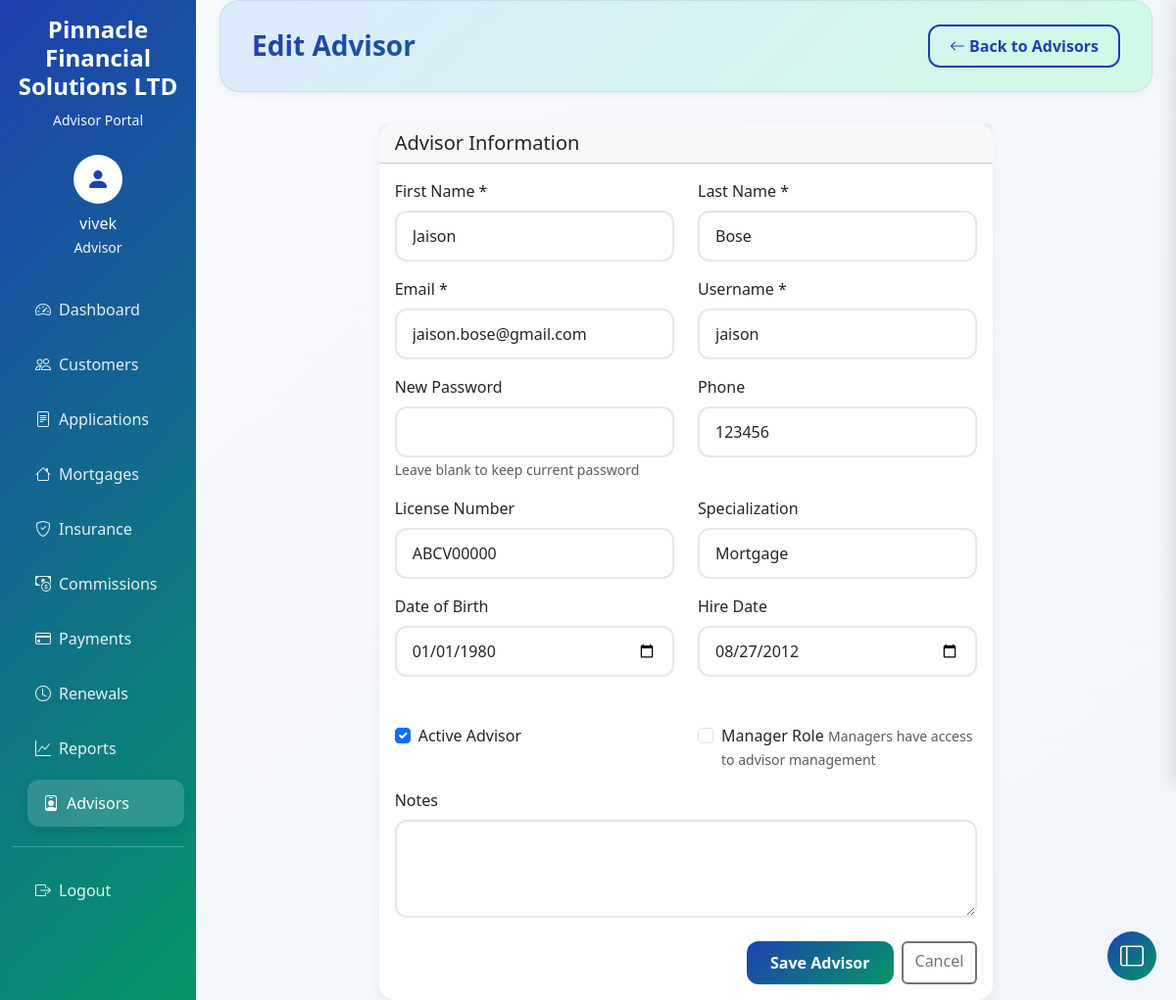
Screenshot of /advisor/2/edit/ (signed in) with the database file from the repository.
### crm/models.py (models this page shows, shortened)
class Advisor(AbstractUser):
    date_of_birth = models.DateField(null=True, blank=True)
    phone = models.CharField(max_length=20, blank=True)
    license_number = models.CharField(max_length=50, unique=True, null=True, blank=True)
    specialization = models.CharField(
        max_length=100,
        blank=True,
        help_text='e.g., Mortgages, Life Insurance, Property Insurance'
    )
    hire_date = models.DateField(default=timezone.now)
    active = models.BooleanField(default=True)
    created_at = models.DateTimeField(auto_now_add=True)
    updated_at = models.DateTimeField(auto_now=True)
    is_manager = models.BooleanField(default=False)
    notes = models.TextField(blank=True, null=True)
    email = models.EmailField(unique=True, blank=False)
    first_name = models.CharField(max_length=50, blank=False)
    last_name = models.CharField(max_length=50, blank=False)
    class Meta:
        indexes = [
            models.Index(fields=['email'], name='idx_advisor_email'),
            models.Index(fields=['license_number'], name='idx_advisor_license'),
            models.Index(fields=['active'], name='idx_advisor_active'),
        ]
        db_table = 'advisor'

### crm/views.py (the view)
# urls.py: path('advisor/<int:pk>/edit/', views.AdvisorUpdateView.as_view(), name='advisor_update'),
class AdvisorUpdateView(LoginRequiredMixin, UpdateView):
    model = User  # Use User instead of Advisor
    form_class = AdvisorForm
    template_name = 'crm/advisor_form.html'
    success_url = reverse_lazy('advisor_list')

### templates/crm/advisor_form.html (shortened to what this page needs)
{% extends 'crm/base.html' %}
{% load widget_tweaks %}
{% block page_title %}{% if form.instance.pk %}Edit{% else %}Add{% endif %} Advisor{% endblock %}
{% block page_actions %}
<a href="{% url 'advisor_list' %}" class="btn btn-outline-primary">
    <i class="bi bi-arrow-left"></i> Back to Advisors
</a>
{% endblock %}
{% block content %}
<div class="row">
    <div class="col-md-8 mx-auto">
        <div class="card">
            <div class="card-header">
                <h5 class="card-title mb-0">Advisor Information</h5>
            </div>
            <div class="card-body">
                <form method="post" novalidate>
                    <div class="row mb-3">
                        <div class="col-md-6">
                            <div class="form-group">
                                <label for="{{ form.first_name.id_for_label }}" class="form-label">First Name *</label>
                                {% render_field form.first_name class="form-control" %}
                            </div>
                        </div>
                        <div class="col-md-6">
                            <div class="form-group">
                                <label for="{{ form.last_name.id_for_label }}" class="form-label">Last Name *</label>
                                {% render_field form.last_name class="form-control" %}
                            </div>
                        </div>
                    </div>
                    <div class="row mb-3">
                        <div class="col-md-6">
                            <div class="form-group">
                                <label for="{{ form.email.id_for_label }}" class="form-label">Email *</label>
                                {% render_field form.email class="form-control" %}
                            </div>
                        </div>
                        <div class="col-md-6">
                            <div class="form-group">
                                <label for="{{ form.username.id_for_label }}" class="form-label">Username *</label>
                                {% render_field form.username class="form-control" %}
                            </div>
                        </div>
                    </div>
                    <div class="row mb-3">
                        <div class="col-md-6">
                            <div class="form-group">
                                <label for="{{ form.password.id_for_label }}" class="form-label">
                                    {% if form.instance.pk %}New Password{% else %}Password *{% endif %}
                                </label>
                                {% render_field form.password class="form-control" %}
                                {% if form.instance.pk %}
                                <small class="form-text text-muted">Leave blank to keep current password</small>
                                {% endif %}
                            </div>
                        </div>
                        <div class="col-md-6">
                            <div class="form-group">
                                <label for="{{ form.phone.id_for_label }}" class="form-label">Phone</label>
                                {% render_field form.phone class="form-control" %}
                            </div>
                        </div>
                    </div>
                    <div class="row mb-3">
                        <div class="col-md-6">
                            <div class="form-group">
                                <label for="{{ form.license_number.id_for_label }}" class="form-label">License Number</label>
                                {% render_field form.license_number class="form-control" %}
                            </div>
                        </div>
                        <div class="col-md-6">
                            <div class="form-group">
                                <label for="{{ form.specialization.id_for_label }}" class="form-label">Specialization</label>
                                {% render_field form.specialization class="form-control" %}
                            </div>
                        </div>
                    </div>
                    <div class="row mb-3">
                        <div class="col-md-6">
                            <div class="form-group">
                                <label for="{{ form.date_of_birth.id_for_label }}" class="form-label">Date of Birth</label>
                                {% render_field form.date_of_birth class="form-control" %}
                            </div>
                        </div>
                        <div class="col-md-6">
                            <div class="form-group">
                                <label for="{{ form.hire_date.id_for_label }}" class="form-label">Hire Date</label>
                                {% render_field form.hire_date class="form-control" %}
                            </div>
                        </div>
                    </div>
                    <div class="row mb-3">
                        <div class="col-md-6">
                            <div class="form-group form-check mt-4 pt-2">
                                {% render_field form.active class="form-check-input" %}
                                <label for="{{ form.active.id_for_label }}" class="form-check-label">Active Advisor</label>
                            </div>
                        </div>
                        <div class="col-md-6">
                            <div class="form-group form-check mt-4 pt-2">
                                {% render_field form.is_manager class="form-check-input" %}
                                <label for="{{ form.is_manager.id_for_label }}" class="form-check-label">Manager Role</label>
                                <small class="form-text text-muted">Managers have access to advisor management</small>
                            </div>
                        </div>
                    </div>
                    <div class="row mb-3">
                        <div class="col-12">
                            <div class="form-group">
                                <label for="{{ form.notes.id_for_label }}" class="form-label">Notes</label>
                                {% render_field form.notes class="form-control" rows="3" %}
                            </div>
                        </div>
                    </div>
                    <div class="d-grid gap-2 d-md-flex justify-content-md-end mt-4">
                        <button type="submit" class="btn btn-primary">Save Advisor</button>
                        <a href="{% url 'advisor_list' %}" class="btn btn-outline-secondary">Cancel</a>
                    </div>
                </form>
            </div>
        </div>
    </div>
</div>
{% endblock %}

### templates/crm/base.html (shortened to what this page needs)
<!DOCTYPE html>
<html lang="en">
<head>
    <link href="https://cdn.jsdelivr.net/npm/bootstrap@5.3.2/dist/css/bootstrap.min.css" rel="stylesheet">
    <link rel="stylesheet" href="https://cdn.jsdelivr.net/npm/bootstrap-icons@1.11.2/font/bootstrap-icons.min.css">
</head>
<body>
    <div class="container-fluid">
        <div class="row">
            {% if user.is_authenticated %}
            <nav class="col-md-3 col-lg-2 d-md-block sidebar collapse">
                <div class="position-sticky pt-3">
                    <div class="text-center mb-4">
                        <h4 class="text-white fw-bold">Pinnacle Financial Solutions LTD</h4>
                        <small class="text-light">Advisor Portal</small>
                    </div>
                    {% if user.is_authenticated %}
                    <div class="text-center mb-4">
                        <div class="bg-white rounded-circle d-inline-flex align-items-center justify-content-center"
                            style="width: 50px; height: 50px;">
                            <i class="bi bi-person-fill text-primary fs-4"></i>
                        </div>
                        <p class="text-white mt-2 mb-0">
                            {% if user.first_name or user.last_name %}
                            {{ user.first_name|title }} {{ user.last_name|title }}
                            {% else %}
                            {{ user.username }}
                            {% endif %}
                        </p>
                        <small class="text-light">{{ user.specialization|default:"Advisor" }}</small>
                    </div>
                    {% endif %}
                    <ul class="nav flex-column">
                        <li class="nav-item">
                            <a class="nav-link {% if request.resolver_match.url_name == 'dashboard' %}active{% endif %}"
                                href="{% url 'dashboard' %}">
                                <i class="bi bi-speedometer2 me-2"></i>Dashboard
                            </a>
                        </li>
                        <li class="nav-item">
                            <a class="nav-link {% if 'customer' in request.resolver_match.url_name %}active{% endif %}"
                                href="{% url 'customer_list' %}">
                                <i class="bi bi-people me-2"></i>Customers
                            </a>
                        </li>
                        <li class="nav-item">
                            <a class="nav-link {% if 'application' in request.resolver_match.url_name %}active{% endif %}"
                                href="{% url 'application_list' %}">
                                <i class="bi bi-file-text me-2"></i>Applications
                            </a>
                        </li>
                        <li class="nav-item">
                            <a class="nav-link {% if 'mortgage' in request.resolver_match.url_name %}active{% endif %}"
                                href="{% url 'mortgage_list' %}">
                                <i class="bi bi-house me-2"></i>Mortgages
                            </a>
                        </li>
                        <li class="nav-item">
                            <a class="nav-link {% if 'insurance' in request.resolver_match.url_name %}active{% endif %}"
                                href="{% url 'insurance_list' %}">
                                <i class="bi bi-shield-check me-2"></i>Insurance
                            </a>
                        </li>
                        <li class="nav-item">
                            <a class="nav-link commission-panel-toggle {% if 'commission' in request.resolver_match.url_name %}active{% endif %}"
                               data-panel="commission">
                                <i class="bi bi-cash-coin me-2"></i>Commissions
                            </a>
                        </li>
                        {% if user.is_manager %}
                        <li class="nav-item">
                            <a class="nav-link payment-panel-toggle {% if 'payment' in request.resolver_match.url_name %}active{% endif %}"
                               data-panel="payment">
                                <i class="bi bi-credit-card me-2"></i>Payments
                            </a>
                        </li>
                        {% endif %}
                        <li class="nav-item">
                            <a class="nav-link {% if request.resolver_match.url_name == 'renewal_alerts' %}active{% endif %}"
                                href="{% url 'renewal_alerts' %}">
                                <i class="bi bi-clock me-2"></i>Renewals
                            </a>
                        </li>
                        <li class="nav-item">
                            <a class="nav-link {% if request.resolver_match.url_name == 'reports' %}active{% endif %}"
                                href="{% url 'reports' %}">
                                <i class="bi bi-graph-up me-2"></i>Reports
                            </a>
                        </li>
                        {% if user.is_manager %}
                        <li class="nav-item">
                            <a class="nav-link {% if 'advisor' in request.resolver_match.url_name %}active{% endif %}"
                                href="{% url 'advisor_list' %}">
                                <i class="bi bi-person-badge me-2"></i>Advisors
                            </a>
                        </li>
                        {% endif %}
                        <hr class="text-light">
                        <li class="nav-item">
                            <form method="post" action="{% url 'logout' %}" class="d-inline">
                                <button type="submit" class="nav-link border-0 bg-transparent text-start w-100">
                                    <i class="bi bi-box-arrow-right me-2"></i>Logout
                                </button>
                            </form>
                        </li>
                    </ul>
                </div>
            </nav>
            {% endif %}
            <main
                class="{% if user.is_authenticated %}col-md-9 ms-sm-auto col-lg-10 px-md-4 main-content{% else %}col-12 public-content{% endif %}">
                {% if user.is_authenticated %}
                <div class="page-header-section">
                    <div class="page-header-content">
                        <h1 class="page-title-main">{% block page_title %}Dashboard{% endblock %}</h1>
                        <div class="page-actions">
                            {% block page_actions %}
                                {% load custom_filters %}
                            {% endblock %}
                        </div>
                    </div>
                </div>
                {% endif %}
                {% block content %}{% endblock %}
            </main>
        </div>
    </div>
    <button class="btn btn-primary toggle-panel-btn" id="togglePanelBtn">
        <i class="bi bi-layout-sidebar"></i>
    </button>
</body>
</html>

### rows the page displays
Advisor: username "vivek", specialization "Advisor"
Advisor: first_name "Jaison", last_name "Bose", email "jaison.bose@gmail.com", username "jaison", phone "123456", license_number "ABCV00000", specialization "Mortgage", date_of_birth "01/01/1980", hire_date "08/27/2012", active "☑"
